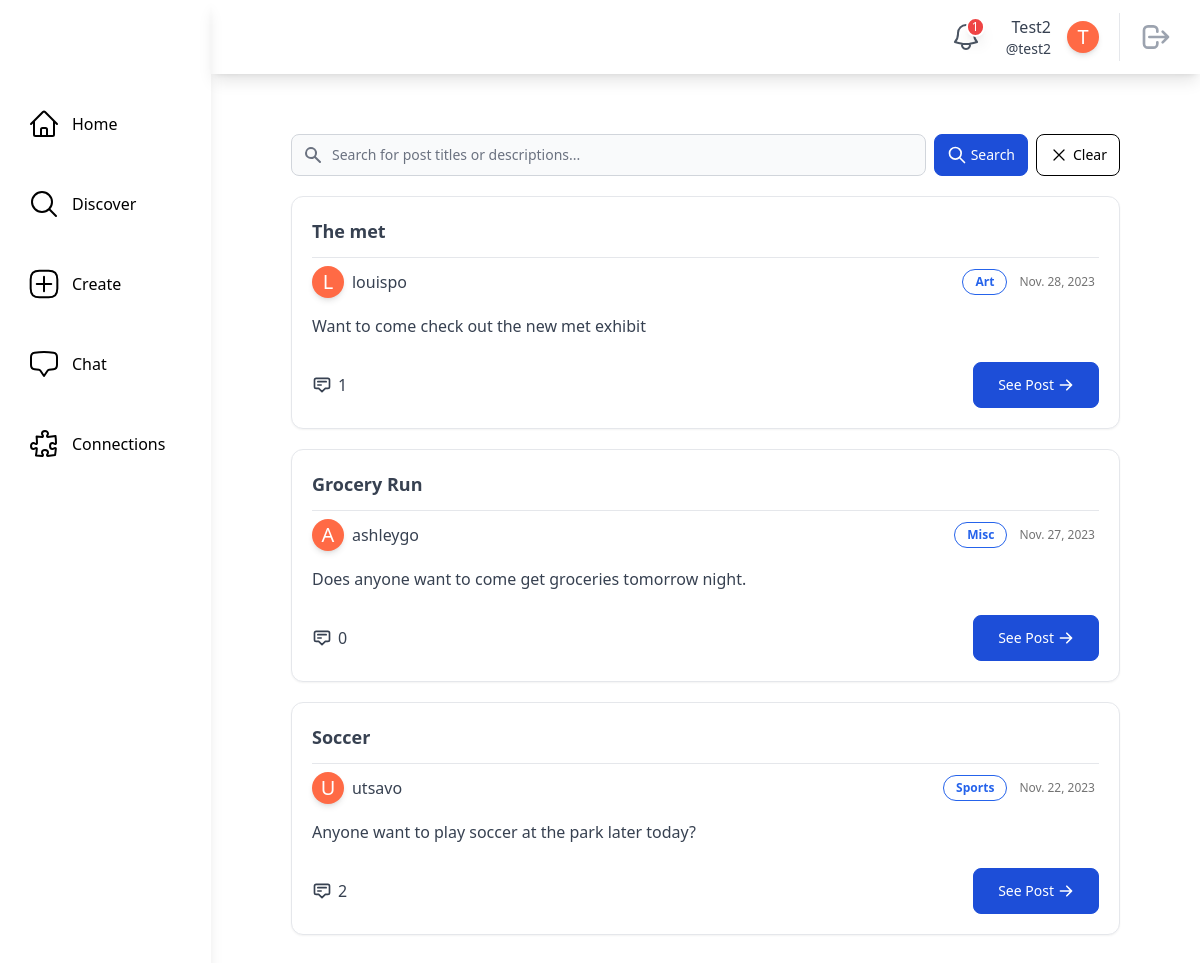
Before: /discover/ (signed in) with the older database file.
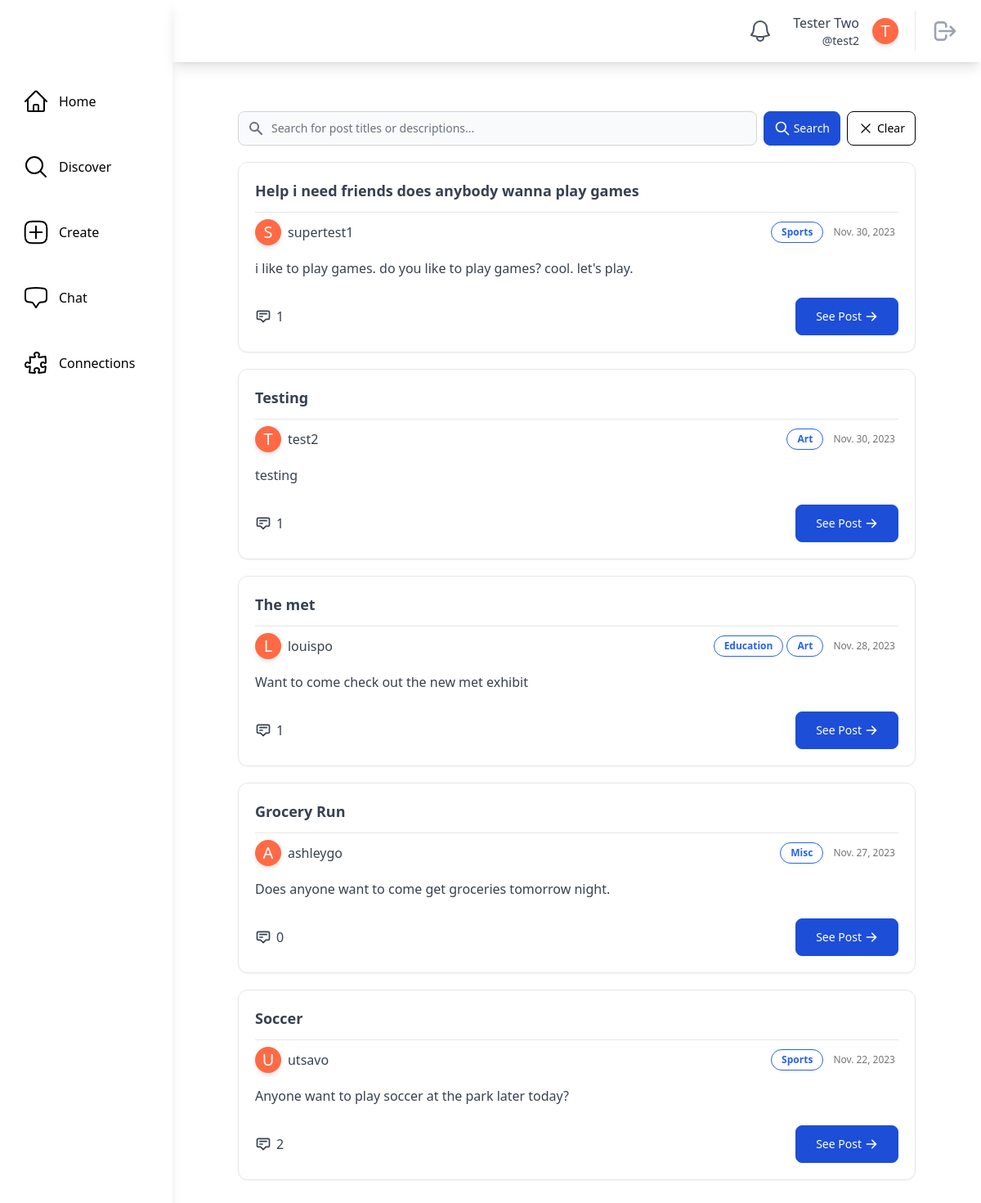
After: the same page with the newer database file.
### main/models.py (models this page shows)
class SocialUser(AbstractUser):
    class Pronouns(models.IntegerChoices):
        SHE = 1, _("She/Her")
        HE = 2, _("He/Him")
        THEY = 3, _("They/Them")
        OTHER = 4, _("Other/Prefer Not To Say")
    username = models.CharField(max_length=30, unique=True)
    email = models.EmailField(unique=True, default="@nyu.edu")
    full_name = models.CharField(max_length=50, default="")
    pronouns = models.IntegerField(default=Pronouns.OTHER, choices=Pronouns.choices)
    date_of_birth = models.DateField(null=True)
    major = models.CharField(max_length=100, default="undeclared")
    tags = models.ManyToManyField(InterestTag, related_name="tags")
    profile_picture = models.ImageField(
        upload_to="profile_pics/", null=True, blank=True
    )
    timestamp = models.DateTimeField("timestamp", default=timezone.now)  # joined

class InterestTag(models.Model):
    name = models.CharField(max_length=50, unique=True)
    class Meta:
        db_table = "interest_tags"
        verbose_name_plural = "Interest Tags"
    def __str__(self):
        return self.name

### posts/models.py (models this page shows, shortened)
class ActivityPost(models.Model):
    class PostStatus(models.IntegerChoices):
        DRAFT = 1, _("Draft")
        ACTIVE = 2, _("Active")
        ARCHIVED = 3, _("Archived")
    class Meta:
        db_table = "activity_posts"
        verbose_name_plural = "Activity Posts"
    poster = models.ForeignKey(settings.AUTH_USER_MODEL, on_delete=models.CASCADE)
    timestamp = models.DateTimeField(auto_now_add=True)
    title = models.CharField(max_length=255)
    description = models.TextField(max_length=1023)
    status = models.IntegerField(default=PostStatus.DRAFT, choices=PostStatus.choices)
    tags = models.ManyToManyField(InterestTag)

### main/views.py (the view)
# urls.py: path("discover/", views.DiscoverPageView.as_view(), name="discover"),
@method_decorator(login_required, name="dispatch")
class DiscoverPageView(LoginRequiredMixin, generic.ListView):
    model = ActivityPost
    template_name = "main/discover.html"
    def get_queryset(self):
        query = self.request.GET.get("q")
        button_action = self.request.GET.get("action")
        if button_action == "clear" or query is None:
            object_list = ActivityPost.objects.order_by("-timestamp")[:50]
        else:
            object_list = ActivityPost.get_posts_by_search(query)
        return object_list

### main/models.py (called while the page is built)
    @classmethod
    def count_unread_notifications(cls, user):
        return (
            cls.objects.filter(models.Q(recipient_user=user, is_read=False))
            .all()
            .order_by("-timestamp")
            .count()
        )

### theme/templatetags/theme_customfilters.py (called while the page is built)
@register.filter
def count_unread_notifications(user):
    return Notification.count_unread_notifications(user)

### main/templates/main/discover.html (shortened to what this page needs)
{% extends "base.html" %}
{% block content %}
    <div class="m-20 mt-5">
        <div class="flex flex-col justify-center">
            <div class="container mx-auto mt-10 mb-10">
                <form class="flex items-center"
                      method="get"
                      action="{% url 'main:discover' %}">
                    <div class="relative w-full">
                        <div class="flex absolute inset-y-0 left-0 items-center pl-3 pointer-events-none">
                        </div>
                        <input type="text"
                               name="q"
                               class="bg-gray-50 border border-gray-300 text-gray-900 text-sm rounded-lg focus:ring-blue-500 focus:border-blue-500 block w-full pl-10 p-2.5  "
                               placeholder="Search for post titles or descriptions...">
                    </div>
                    <button type="submit"
                            name="action"
                            value="search"
                            class="inline-flex items-center py-2.5 px-3 mx-2 text-sm font-medium text-white bg-blue-700 rounded-lg border border-blue-700 hover:bg-blue-800 focus:ring-4 focus:outline-none focus:ring-blue-300 ">
                        <svg class="mr-1 w-5 h-5"
                             fill="none"
                             stroke="currentColor"
                             viewBox="0 0 24 24"
                             xmlns="http://www.w3.org/2000/svg">
                            <path stroke-linecap="round" stroke-linejoin="round" stroke-width="2" d="M21 21l-6-6m2-5a7 7 0 11-14 0 7 7 0 0114 0z">
                            </path>
                        </svg>
                        Search
                    </button>
                    <button type="submit"
                            name="action"
                            value="clear"
                            class="inline-flex items-center py-2.5 px-3 text-sm font-medium text-black bg-white rounded-lg border border-black hover:bg-gray-200 focus:ring-4 focus:outline-none focus:ring-blue-300">
                        <svg xmlns="http://www.w3.org/2000/svg"
                             fill="none"
                             viewBox="0 0 24 24"
                             stroke-width="1.5"
                             stroke="currentColor"
                             class="w-5 h-5 mr-1">
                            <path stroke-linecap="round" stroke-linejoin="round" d="M6 18L18 6M6 6l12 12" />
                        </svg>
                        Clear
                    </button>
                </form>
                <div class="mt-5">
                    {% if object_list %}
                        {% for post in object_list %}
                            <div class="mb-5">{% include "posts/post_card.html" with post=post %}</div>
                        {% endfor %}
                    {% else %}
                        <p class="text-center text-gray-500">Hmm...we couldn't find anything :/</p>
                    {% endif %}
                </div>
            </div>
        </div>
    </div>
{% endblock content %}

### theme/templates/base.html (shortened to what this page needs)
{% load static tailwind_tags %}
{% load theme_customfilters %}
<!DOCTYPE html>
<html lang="en">
    <head>
        {% tailwind_css %}
    </head>
    <body class="flex bg-white min-h-screen">
        {% if user.is_authenticated %}
            <div class="h-screen w-full bg-white relative flex overflow-hidden">
                <aside class="h-full shadow-lg w-64 flex flex-col space-y-10 items-start relative bg-white text-black">
                    <div class="h-16 flex items-center w-full">
                    </div>
                    <a href="{% url 'main:home' %}"
                       class="flex items-center ml-6 p-1 rounded hover:bg-gray-100 focus:bg-gray-100 transition duration-200 transform hover:scale-110">
                        <span class="ml-3">Home</span>
                    </a>
                    <a href="{% url 'main:discover' %}"
                       class="flex items-center ml-6 p-1 rounded hover:bg-gray-100 focus:bg-gray-100 transition duration-200 transform hover:scale-110">
                        <svg xmlns="http://www.w3.org/2000/svg"
                             fill="none"
                             viewBox="0 0 24 24"
                             stroke-width="1.5"
                             stroke="currentColor"
                             class="w-8 h-8">
                            <path stroke-linecap="round" stroke-linejoin="round" d="M21 21l-5.197-5.197m0 0A7.5 7.5 0 105.196 5.196a7.5 7.5 0 0010.607 10.607z" />
                        </svg>
                        <span class="ml-3">Discover</span>
                    </a>
                    <a href="{% url 'posts:create_post' %}"
                       class="flex items-center ml-6 p-1 rounded hover:bg-gray-100 focus:bg-gray-100 transition duration-200 transform hover:scale-110">
                        <span class="ml-3">Create</span>
                    </a>
                    <a href="{% url 'chat:chat_room_list' %}"
                       class="flex items-center ml-6 p-1 rounded hover:bg-gray-100 focus:bg-gray-100 transition duration-200 transform hover:scale-110">
                        <span class="ml-3">Chat</span>
                    </a>
                    <a href="{% url 'main:connections' user.username %}"
                       class="flex items-center ml-6 p-1 rounded hover:bg-gray-100 focus:bg-gray-100 transition duration-200 transform hover:scale-110">
                        <span class="ml-3">Connections</span>
                    </a>
                </aside>
                <div class="w-full h-full flex flex-col justify-between">
                    <header class="h-20 w-full flex items-center relative justify-end px-5 shadow-lg">
                        <a href="{% url 'main:notifications' user.username %}"
                           class="relative p-2 text-gray-600 hover:bg-gray-100 hover:text-gray-600 focus:bg-gray-100 focus:text-gray-600 rounded-full">
                           <span class="absolute top-1 left-6 text-xs bg-red-500 text-white font-medium px-1 shadow-lg rounded-full border-2 border-white">
                               {% if user|count_unread_notifications > 0 %}
                                {{ user|count_unread_notifications }}
                               {% endif %}
                           </span>
                        </a>
                        <a href="{% url 'main:profile_page' user.username %}"
                           class="rounded hover:bg-gray-100 hover:text-gray-600 focus:bg-gray-100 focus:text-gray-600 px-2 ml-2">
                            <div class="flex flex-shrink-0 items-center space-x-4 text-gray-700">
                                <div class="flex flex-col items-end ">
                                    <div class="text-md font-medium ">{{ user.full_name|capfirst }}</div>
                                    <div class="text-sm font-regular">@{{ user.username }}</div>
                                </div>
                                <div class="rounded-full h-8 w-8 bg-[#ff6a45] flex items-center justify-center shadow-md border-white transition duration-200 transform hover:scale-110">
                                    {% if user.profile_picture %}
                                        {% comment %} Profile Picture with same shape {% endcomment %}
                                    {% else %}
                                            <span class="text-white text-xl">{{ user.full_name|first|capfirst }}</span>
                                    {% endif %}
                                </div>
                            </div>
                        </a>
                        <div class="border-l pl-3 ml-3 space-x-1">
                            <button class="relative p-2 text-gray-400 hover:bg-gray-100 hover:text-gray-600 focus:bg-gray-100 focus:text-gray-600 rounded-full">
                                <a href="{% url 'main:logout' %}">
                                    <svg aria-hidden="true"
                                         fill="none"
                                         viewBox="0 0 24 24"
                                         stroke="currentColor"
                                         class="h-8 w-8">
                                        <path stroke-linecap="round" stroke-linejoin="round" stroke-width="2" d="M17 16l4-4m0 0l-4-4m4 4H7m6 4v1a3 3 0 01-3 3H6a3 3 0 01-3-3V7a3 3 0 013-3h4a3 3 0 013 3v1" />
                                    </svg>
                                </a>
                            </button>
                        </div>
                    </header>
                    <main class="max-w-full h-full flex flex-col relative overflow-auto">
                        {% block content %}
                        {% endblock content %}
                    </main>
                </div>
            </div>
        {% endif %}
    </body>
</html>

### posts/templates/posts/post_card.html
<div class="rounded-xl border p-5 shadow-sm bg-white">
    <div class="text-lg font-bold text-gray-700 border-b pb-3">{{ post.title|capfirst }}</div>
    <div class="flex flex-wrap w-full items-center justify-between">
        <a href="{% url 'main:profile_page' user.username %}"
           class="flex items-center hover:bg-gray-100 rounded hover:text-gray-600 focus:bg-gray-100 focus:text-gray-600 mt-2">
           <div class="rounded-full h-8 w-8 bg-[#ff6a45] flex items-center justify-center shadow-md border-white transition duration-200 transform hover:scale-110">
              {% if post.poster.profile_picture %}
                 {% comment %} Profile Picture with same shape {% endcomment %}
              {% else %}
                 <span class="text-white text-xl">{{ post.poster.full_name|first|capfirst }}</span>
              {% endif %}
           </div>
           <div class="flex items-center ml-2">
              <div class="text-md font-regular text-gray-700">{{ post.poster.username }}</div>
           </div>
        </a>
        <div class="flex flex-wrap justify-self-end items-center">
            <div class="flex items-center justify-items-start mr-2 mt-2">
                {% for tag in post.tags.all %}
                    <button class="mr-1 rounded-2xl border border-blue-600 text-blue-600 bg-white px-3 py-1 text-xs font-semibold">{{ tag }}</button>
                {% endfor %}
            </div>
            <div class="text-xs text-neutral-500 text-right mr-1 mt-2">{{ post.timestamp.date }}</div>
        </div>
    </div>
    <div class="mt-4 mb-6">
        <div class="text-gray-700">{{ post.description }}</div>
    </div>
    <div class="w-full flex flex-row justify-between">
        <div class="flex items-center transition text-gray-700 hover:text-gray-700">
            <svg xmlns="http://www.w3.org/2000/svg"
                 class="mr-1.5 h-5 w-5"
                 fill="none"
                 viewBox="0 0 24 24"
                 stroke="currentColor"
                 stroke-width="2">
                <path stroke-linecap="round" stroke-linejoin="round" d="M7 8h10M7 12h4m1 8l-4-4H5a2 2 0 01-2-2V6a2 2 0 012-2h14a2 2 0 012 2v8a2 2 0 01-2 2h-3l-4 4z" />
            </svg>
            <span>{{ post.comments.count }}</span>
        </div>
        <a href="{% url 'posts:post_details' poster=post.poster pk=post.id %}"
           class="inline-flex items-center justify-center px-6 py-3 mb-2 text-sm text-white bg-blue-700 rounded-lg border border-blue-700 hover:bg-blue-800 focus:ring-4 focus:outline-none focus:ring-blue-300 sm:w-auto sm:mb-0"
           data-primary="green-400"
           data-rounded="rounded-2xl"
           data-primary-reset="{}">
            See Post
            <svg class="w-4 h-4 ml-1"
                 xmlns="http://www.w3.org/2000/svg"
                 viewBox="0 0 20 20"
                 fill="currentColor">
                <path fill-rule="evenodd" d="M10.293 3.293a1 1 0 011.414 0l6 6a1 1 0 010 1.414l-6 6a1 1 0 01-1.414-1.414L14.586 11H3a1 1 0 110-2h11.586l-4.293-4.293a1 1 0 010-1.414z" clip-rule="evenodd">
                </path>
            </svg>
        </a>
    </div>
</div>

Changed rows visible on the page:
changed SocialUser "test2": full_name "Test2" → "Tester Two"; id "1" → (not shown)
added ActivityPost: title "Help i need friends does anybody wanna play games", poster.full_name|first "S", poster.username "supertest1", timestamp "Nov. 30, 2023", description "i like to play games. do you like to play games? cool. let's play.", comments.count "1", InterestTag (name "Sports")
added ActivityPost: title "Testing", poster.full_name|first "T", poster.username "test2", timestamp "Nov. 30, 2023", description "testing", comments.count "1", InterestTag (name "Art")
changed ActivityPost "The met": gains InterestTag (name "Education")
